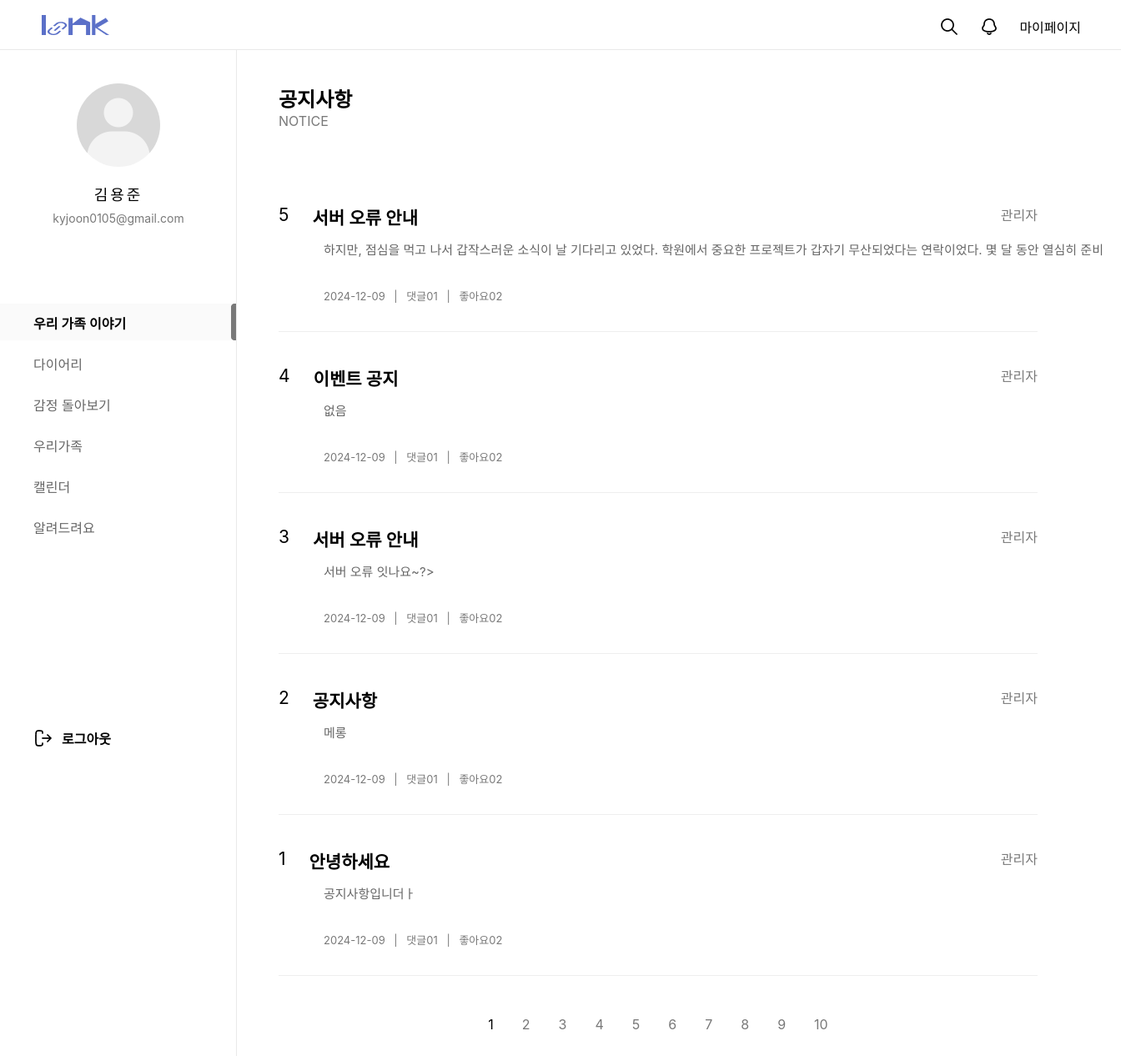
Page /customer/noticelist/ on the committed database.
### customer/models.py (models this page shows, shortened)
class NoticeBoard(models.Model):
  bno = models.AutoField(primary_key=True)
  member = models.CharField(max_length=100, default='관리자')
  btitle = models.CharField(max_length=1000)
  bcontent = models.TextField()
  bdate = models.DateTimeField(auto_now=True)
  bfile = models.ImageField(null=True, blank=True, upload_to='uploads/')
  like_members = models.ManyToManyField(Member, related_name='like_member',  blank=True)

### customer/views.py (the view)
# urls.py: path('noticelist/', views.noticelist, name="noticelist"),
def noticelist(request):
  qs = NoticeBoard.objects.all().order_by('-bno')
  context = {'notice_list':qs}
  return render(request, 'customer_notice_list.html', context)

### customer/templates/customer_notice_list.html (shortened to what this page needs)
{% extends 'main_navi_base.html' %}
{% load static %}
  {% block container-block%}
  <div id="container">
    <div id="notice_title_area">
      <h2 id="noticeTit">공지사항</h2>
      <p id="noticeTit2">NOTICE</p>
    </div>
    <div id="notice_list_area">
      {% for notice in notice_list %}
      <div class="notice_list_group">
        <a href="/customer/noticeview/{{notice.bno}}/">
          <div class="notice_wrap_cont">
            <div class="tit_post">
              <div class="num_txt">{{notice.bno}}</div>
              <div>{{notice.btitle}}</div>
              <div id="Nname">{{notice.member}}</div>
            </div>
            <p class="desc_cont">
              <span class="list_txt">{{notice.bcontent}}</span>
            </p>
          </div>
          <dl class="list_post_info">
            <dd class="txt_g">
              <span>{{notice.bdate|date:'Y-m-d'}}</span><span class="space"> | </span>
              <span>댓글</span><span>01</span><span class="space"> | </span>
              <span>좋아요</span><span>02</span>
            </dd>
          </dl>
        </a>
      </div>
      {% endfor %}
    </div>
    <ul class="page_num">
      <li><a href="#"><img src="images/left_double.png" alt=""></a></li>
      <li><a href="#"><img src="images/left.png" alt=""></a></li>
      <li class="nowNum"><a href="#">1</a></li>
      <li><a href="#">2</a></li>
      <li><a href="#">3</a></li>
      <li><a href="#">4</a></li>
      <li><a href="#">5</a></li>
      <li><a href="#">6</a></li>
      <li><a href="#">7</a></li>
      <li><a href="#">8</a></li>
      <li><a href="#">9</a></li>
      <li><a href="#">10</a></li>
      <li><a href="#"><img src="images/right.png" alt=""></a></li>
      <li><a href="#"><img src="images/right_double.png" alt=""></a></li>
    </ul>
  </div>
  {% endblock container-block%}

### static/css/main_navi_base.css (style rules this page uses)
* { margin: 0; padding: 0; font-family: "Pretendard Variable", Pretendard, -apple-system, BlinkMacSystemFont, system-ui, Roboto, "Helvetica Neue", "Segoe UI", "Apple SD Gothic Neo", "Noto Sans KR", "Malgun Gothic", "Apple Color Emoji", "Segoe UI Emoji", "Segoe UI Symbol", sans-serif; }
a { text-decoration: none; color: inherit; cursor: pointer; }
ol, ul { list-style: none; }

### static/css/customer/customer_service.css (style rules this page uses)
* { margin: 0; padding: 0; box-sizing: border-box; font-family: "Pretendard Variable", Pretendard, -apple-system, BlinkMacSystemFont, system-ui, Roboto, "Helvetica Neue", "Segoe UI", "Apple SD Gothic Neo", "Noto Sans KR", "Malgun Gothic", "Apple Color Emoji", "Segoe UI Emoji", "Segoe UI Symbol", sans-serif; }
a { text-decoration: none; }
body, html { height: 100%; }
#container { width: 100%; min-height: 100vh; padding: 100px 180px 300px 334px; }

### static/css/customer/customer_notice_view.css (style rules this page uses)
* { margin: 0; padding: 0; box-sizing: border-box; font-family: "Pretendard Variable", Pretendard, -apple-system, BlinkMacSystemFont, system-ui, Roboto, "Helvetica Neue", "Segoe UI", "Apple SD Gothic Neo", "Noto Sans KR", "Malgun Gothic", "Apple Color Emoji", "Segoe UI Emoji", "Segoe UI Symbol", sans-serif; }
a { text-decoration: none; }
body, html { height: 100%; }
#container { width: 100%; min-height: 100vh; padding: 100px 180px 300px 334px; }

### static/css/customer/customer_notice_list.css (style rules this page uses)
* { margin: 0; padding: 0; box-sizing: border-box; font-family: "Pretendard Variable", Pretendard, -apple-system, BlinkMacSystemFont, system-ui, Roboto, "Helvetica Neue", "Segoe UI", "Apple SD Gothic Neo", "Noto Sans KR", "Malgun Gothic", "Apple Color Emoji", "Segoe UI Emoji", "Segoe UI Symbol", sans-serif; }
a { text-decoration: none; color:inherit; }
body, html { height: 100%; }
#container { width: 100%; min-height: 100vh; padding: 60px 300px 0 300px; }
#notice_title_area { width:100%; margin-bottom: 50px; }
#noticeTit { font-weight:610; }
#noticeTit2 { font-size:16px; color:#797979; margin-bottom:29px; }
#notice_list_area { width:100%; margin-bottom: 40px; }
.notice_list_group { width:100%; height:193px; padding-top:40px; border-bottom:1px solid #EEEEEE; box-sizing:border-box; }
.notice_wrap_cont { width:100%; height:76px; }
.desc_cont { width:1000px; height:38px; overflow: hidden; text-overflow: ellipsis; display: -webkit-box; -webkit-box-orient: vertical; -webkit-line-clamp:2; padding-top:14px; padding-left:54px; }
.tit_post { display:flex; font-size:21px; font-weight:600; }
.num_txt { font-size:21px; font-weight:400; margin-right:10px; padding-right:18px; }
#Nname { font-size: 16px; font-weight: 400; color: #797979; margin-left: auto; }
.list_txt { font-size:15px; font-weight:400; color:#666666; line-height:21px; }
.txt_g { font-size:13px; font-weight:400; color:#797979; padding-top:24px; padding-left:54px; }
.txt_g .space { margin:0 7px; }
.page_num { width:100%; height:38px; display:flex; justify-content:center; list-style-type:none; padding-bottom:113px; }
.page_num li { margin:0 5px; }
.page_num a { display:block; padding:8px 12px; text-decoration:none; color: #797979; border-radius: 4px; transition: background-color 0.3s; }
.page_num .nowNum a { color:black; }

### static/css/emotion/emotion.css (style rules this page uses)
* { margin: 0; padding: 0; box-sizing: border-box; font-family: "Pretendard Variable", Pretendard, -apple-system, BlinkMacSystemFont, system-ui, Roboto, "Helvetica Neue", "Segoe UI", "Apple SD Gothic Neo", "Noto Sans KR", "Malgun Gothic", "Apple Color Emoji", "Segoe UI Emoji", "Segoe UI Symbol", sans-serif; }
a { text-decoration: none; color: inherit; cursor: pointer; }
ol, ul { list-style: none; }
body, html { height: 100%; }
#container { width: 100%; min-height: 100vh; padding: 100px 100px 100px 334px; }

### rows in the picture
NoticeBoard: bno "5", btitle "서버 오류 안내", member "관리자", bcontent "하지만, 점심을 먹고 나서 갑작스러운 소식이 날 기다리고 있었다. 학원에서 중요한 프로젝트가 갑자기 무산되었다는 연락이었다. 몇 달 동안…", bdate "2024-12-09"
NoticeBoard: bno "4", btitle "이벤트 공지", member "관리자", bcontent "없음", bdate "2024-12-09"
NoticeBoard: bno "3", btitle "서버 오류 안내", member "관리자", bcontent "서버 오류 잇나요~?>", bdate "2024-12-09"
NoticeBoard: bno "2", btitle "공지사항", member "관리자", bcontent "메롱", bdate "2024-12-09"
NoticeBoard: bno "1", btitle "안녕하세요", member "관리자", bcontent "공지사항입니더ㅏ", bdate "2024-12-09"
